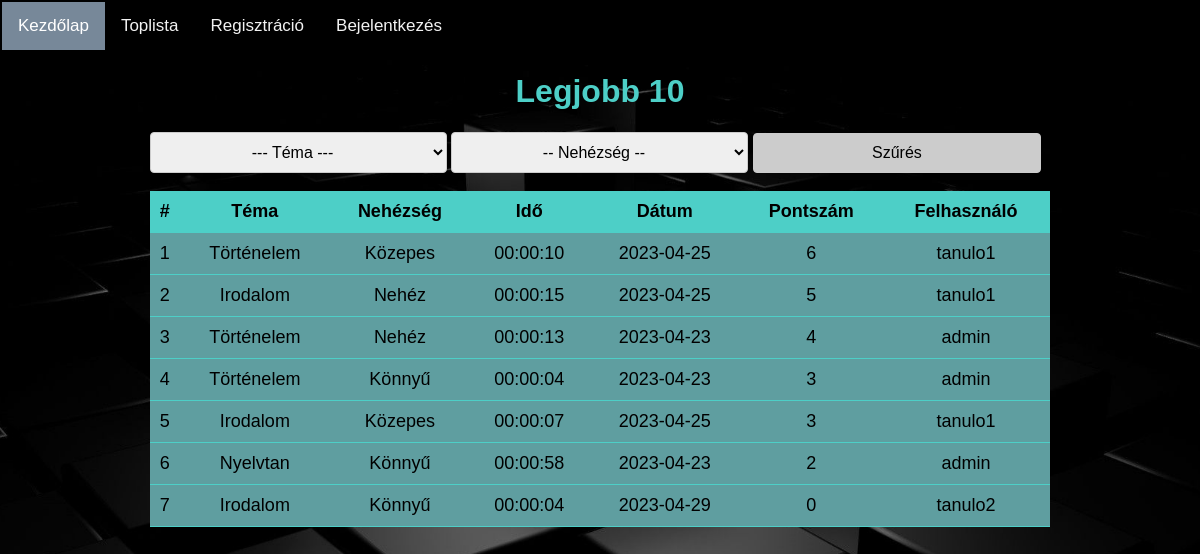
The page /toplist.php on the database its author committed.
### tables this page shows
CREATE TABLE `eredmeny` (
  `id` int(10) UNSIGNED NOT NULL,
  `felhasznalo_id` int(10) UNSIGNED NOT NULL,
  `tema_id` int(10) UNSIGNED NOT NULL,
  `pontszam` int(11) NOT NULL,
  `mikor` date NOT NULL DEFAULT current_timestamp(),
  `ido` time NOT NULL,
  `nehezseg_id` int(10) UNSIGNED NOT NULL DEFAULT 1
);

CREATE TABLE `tema` (
  `id` int(10) UNSIGNED NOT NULL,
  `nev` varchar(256) NOT NULL,
  `kep_url` text DEFAULT NULL
);

CREATE TABLE `nehezseg` (
  `id` int(10) UNSIGNED NOT NULL,
  `nev` varchar(256) NOT NULL
);

CREATE TABLE `felhasznalo` (
  `id` int(10) UNSIGNED NOT NULL,
  `felhasznalo` varchar(256) NOT NULL,
  `jelszo` varchar(256) NOT NULL,
  `email` varchar(255) NOT NULL,
  `admin` tinyint(1) NOT NULL DEFAULT 0
);

### kozos/adatbazis.php (called while the page is built, shortened)
<?php
class Database
{
    private $database = 'quiztime';
    private $host = 'localhost';
    private $user = 'root';
    private $password = '';
    protected $dbc = null;
    public function __construct()
    {
        try {
            $this->dbc = new mysqli($this->host, $this->user, $this->password, $this->database);
            $this->dbc->set_charset('utf8');
        } catch (mysqli_sql_exception $exc) {
            echo "Kapcsolódási hiba:" . $exc->getMessage();
        }
    }
    public function RunSQL($sql, ...$args)
    {
        try {
            $utasitas = $this->dbc->prepare($sql);
            $utasitas->execute();
            $result = $utasitas->get_result();
            return $result;
        } catch (mysqli_sql_exception $exc) {
            echo "Lekérdezési hiba: " . $exc->getMessage();
        }
    }
}

### toplist.php (the view, shortened to what this page needs)
<!DOCTYPE html>
<html lang="en">
<?php
include 'kozos/adatbazis.php';
$db = new Database();
?>
<head>
  <link href="kozos/toplist.css" rel="stylesheet" type="text/css" />
</head>
<?php include_once("header.php"); ?>
<body>
  <div class="container">
    <h1>Legjobb 10</h1>
    <form method="get" action="">
      <select class="select" name="tema" id="tema">
        <option value="" class="betu">--- Téma ---</option>
      </select>
      <select class="select" name="nehezseg" id="nehezseg">
        <option value="" class="betu">-- Nehézség --</option>
      </select>
      <button type="submit" class="buttona">Szűrés</button>
    </form>
    <br>
    <?php
    $sql = "SELECT eredmeny.*, felhasznalo.felhasznalo, tema.nev AS tema_nev, nehezseg.nev AS nehezseg_nev
    FROM eredmeny
    JOIN felhasznalo ON eredmeny.felhasznalo_id = felhasznalo.id
    JOIN tema ON eredmeny.tema_id = tema.id
    JOIN nehezseg ON eredmeny.nehezseg_id = nehezseg.id";
    $sql .= " ORDER BY pontszam DESC, ido ASC, id ASC LIMIT 10";
    $result = $db->RunSQL($sql);
    if ($result->num_rows > 0): ?>
      <div class='container'>
      <table class="table table-dark table-striped">
          <thead>
            <tr>
              <th>#</th>
              <th>Téma</th>
              <th>Nehézség</th>
              <th>Idő</th>
              <th>Dátum</th>
              <th>Pontszám</th>
              <th>Felhasználó</th>
            </tr>
          </thead>
          <tbody>
            <?php $counter = 1;
            while ($row = $result->fetch_assoc()): ?>
              <tr>
                <td>
                  <?= $counter ?>
                </td>
                <td>
                  <?= $row["tema_nev"] ?>
                </td>
                <td>
                  <?= $row["nehezseg_nev"] ?>
                </td>
                <td>
                  <?= $row["ido"] ?>
                </td>
                <td>
                  <?= $row["mikor"] ?>
                </td>
                <td>
                  <?= $row["pontszam"] ?>
                </td>
                <td>
                  <?= $row["felhasznalo"] ?>
                </td>
              </tr>
              <?php
              $counter++;
            endwhile; ?>
          </tbody>
        </table>
      </div>
    <?php endif; ?>

### header.php (shortened to what this page needs)
<header>
    <div class="topnav">
                <?php if (!isset($_SESSION['felhasznalo'])): ?>
                    <a class="active" href="index.php">Kezdőlap</a>
                    <a href="/quiztime/toplist.php">Toplista</a>
                    <a href="/quiztime/register.php">Regisztráció</a>
                    <a href="/quiztime/login.php">Bejelentkezés</a>
                <?php endif; ?>
    </div>
</header>

### kozos/toplist.css (style rules this page uses)
body { font-family: Arial, sans-serif; font-family: Arial, Helvetica, sans-serif; background-image: url('pic.jpg'); margin: 0%; background-repeat: no-repeat; background-size: cover; background-position: center; min-height: 100vh; flex-direction: column; justify-content: center; }
.container { max-width: 900px; margin: 0 auto; justify-content: center; }
table { border-collapse: collapse; width: 100%; background-color: cadetblue; }
th, td { font-size: 18px; text-align: left; padding: 10px 5px; border-bottom: 1px solid #4dcfc7; text-align: center; color: black; }
th { background-color: #4dcfc7; }
h1 { color: #4dcfc7; text-align: center; }
header { background-color: black; padding: 2px; text-align: center; font-size: 15px; color: white; display: block; margin: 0%; }
.topnav { overflow: hidden; background-color: black; }
.topnav a { float: left; color: #f2f2f2; text-align: center; padding: 14px 16px; text-decoration: none; font-size: 17px; }
.topnav a.active { background-color: lightslategray; color: white; }
select { padding: 10px; font-size: 16px; border: 1px solid #ccc; border-radius: 4px; width: 33%; text-align: center; align-items: center; display: inline-flex; }
.select option { padding: 20px; font-size: 16px; background-color: #ccc; color: #000; }
.buttona { width: 32%; border-radius: 4px; border: 1px solid #ccc; padding: 10px; align-items: center; text-align: center; font-size: 16px; background-color: #ccc; }

### rows shown on the page
eredmeny: tema.nev "Történelem", nehezseg.nev "Közepes", ido "00:00:10", mikor "2023-04-25", pontszam "6", felhasznalo.felhasznalo "tanulo1"
eredmeny: tema.nev "Irodalom", nehezseg.nev "Nehéz", ido "00:00:15", mikor "2023-04-25", pontszam "5", felhasznalo.felhasznalo "tanulo1"
eredmeny: tema.nev "Történelem", nehezseg.nev "Nehéz", ido "00:00:13", mikor "2023-04-23", pontszam "4", felhasznalo.felhasznalo "admin"
eredmeny: tema.nev "Történelem", nehezseg.nev "Könnyű", ido "00:00:04", mikor "2023-04-23", pontszam "3", felhasznalo.felhasznalo "admin"
eredmeny: tema.nev "Irodalom", nehezseg.nev "Közepes", ido "00:00:07", mikor "2023-04-25", pontszam "3", felhasznalo.felhasznalo "tanulo1"
eredmeny: tema.nev "Nyelvtan", nehezseg.nev "Könnyű", ido "00:00:58", mikor "2023-04-23", pontszam "2", felhasznalo.felhasznalo "admin"
eredmeny: tema.nev "Irodalom", nehezseg.nev "Könnyű", ido "00:00:04", mikor "2023-04-29", pontszam "0", felhasznalo.felhasznalo "tanulo2"
